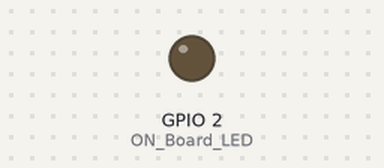
This sketch was run on a simulated ESP8266 (NodeMCU). On the bench: output pins drawn as LEDs (lit = HIGH). WiFi joins after 1.5 s; servers stay silent unless stated; random numbers use the default seed unless the sketch sets one; what the sketch prints to the serial monitor is not drawn.

Above: at 0.0 s.
At 1.8 s:
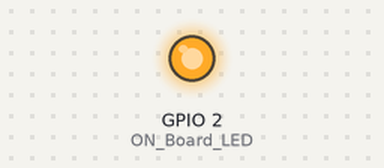
Timing chart, 0 to 3.3 s (numbered marks = the images above):
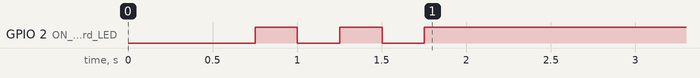

The sketch:

sen_fire_base_rand_number.ino
```cpp
#include <ESP8266WiFi.h>
#include <FirebaseArduino.h>
#include <ArduinoJson.h>
#include <ESP8266HTTPClient.h>

#define FIREBASE_HOST "getdata-940fd-default-rtdb.firebaseio.com"
#define FIREBASE_AUTH "iHA8wrRuHccqSje4yDcDdm7O2lXouVisxMGTgRrX"

#define ON_Board_LED 2 //--> Defining an On Board LED, used for indicators when the process of connecting to a wifi router
long randNumber;
//----------------------------------------SSID and Password of your WiFi router.
const char* ssid = "Wifi Rumah" ;
const char* password = "masukinaja" ;
//----------------------------------------

void setup() {
  // put your setup code here, to run once:
  Serial.begin(115200);
  delay(500);

  WiFi.begin(ssid, password); //--> Connect to your WiFi router
  Serial.println("");

  pinMode(ON_Board_LED,OUTPUT); //--> On Board LED port Direction output
  digitalWrite(ON_Board_LED, HIGH); //--> Turn off Led On Board

  //----------------------------------------Wait for connection
  Serial.print("Connecting");
  while (WiFi.status() != WL_CONNECTED) {
    Serial.print(".");
    //----------------------------------------Make the On Board Flashing LED on the process of connecting to the wifi router.
    digitalWrite(ON_Board_LED, LOW);
    delay(250);
    digitalWrite(ON_Board_LED, HIGH);
    delay(250);
    //----------------------------------------
  }
  //----------------------------------------
  digitalWrite(ON_Board_LED, HIGH); //--> Turn off the On Board LED when it is connected to the wifi router.
  //----------------------------------------If successfully connected to the wifi router, the IP Address that will be visited is displayed in the serial monitor.
  Serial.println("");
  Serial.print("Successfully connected to : ");
  Serial.println(ssid);
  Serial.print("IP address: ");
  Serial.println(WiFi.localIP());
  Serial.println();
  //----------------------------------------

  //----------------------------------------Firebase Realtime Database Configuration.
  Firebase.begin(FIREBASE_HOST, FIREBASE_AUTH);
  //----------------------------------------
}

void loop() {
  // put your main code here, to run repeatedly:

  //----------------------------------------Send data in the form of random value data to the Firebase Realtime Database.
  randNumber = random(100, 1000);
  String dataSend = String(randNumber);
  Serial.print("Random Number : ");
  Serial.println(dataSend);

  Firebase.setString("RandomVal/Value",dataSend); //--> Command or code to send data or update data (String data type) to the Firebase Realtime Database.

  // Conditions for handling errors.
  if (Firebase.failed()) {
      Serial.print("Setting /Value failed :");
      Serial.println(Firebase.error());
      delay(500);
      return;
  }

  Serial.println("Setting successful");
  Serial.println();
  delay(2000);
}
```
